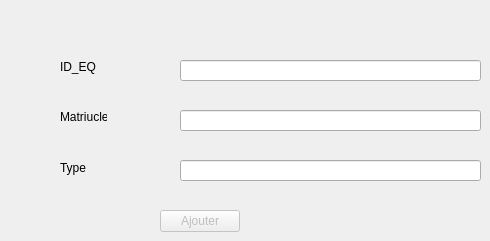
      <widget class="QWidget" name="tab_15">
       <attribute name="title">
        <string>Ajout</string>
       </attribute>
       <widget class="QLabel" name="label_6">
        <property name="geometry">
         <rect>
          <x>60</x>
          <y>110</y>
          <width>47</width>
          <height>14</height>
         </rect>
        </property>
        <property name="text">
         <string>Matriucle</string>
        </property>
       </widget>
       <widget class="QLabel" name="label_7">
        <property name="geometry">
         <rect>
          <x>60</x>
          <y>160</y>
          <width>101</width>
          <height>16</height>
         </rect>
        </property>
        <property name="text">
         <string>Type</string>
        </property>
       </widget>
       <widget class="QLineEdit" name="Matricule_eq_edit">
        <property name="geometry">
         <rect>
          <x>180</x>
          <y>110</y>
          <width>301</width>
          <height>21</height>
         </rect>
        </property>
       </widget>
       <widget class="QLineEdit" name="type_edit">
        <property name="geometry">
         <rect>
          <x>180</x>
          <y>160</y>
          <width>301</width>
          <height>21</height>
         </rect>
        </property>
       </widget>
       <widget class="QPushButton" name="ajouter_equipement">
        <property name="enabled">
         <bool>false</bool>
        </property>
        <property name="geometry">
         <rect>
          <x>160</x>
          <y>210</y>
          <width>80</width>
          <height>22</height>
         </rect>
        </property>
        <property name="text">
         <string>Ajouter</string>
        </property>
       </widget>
       <widget class="QLabel" name="label_5">
        <property name="geometry">
         <rect>
          <x>60</x>
          <y>60</y>
          <width>47</width>
          <height>14</height>
         </rect>
        </property>
        <property name="text">
         <string>ID_EQ</string>
        </property>
       </widget>
       <widget class="QLineEdit" name="id_eq_edit">
        <property name="geometry">
         <rect>
          <x>180</x>
          <y>60</y>
          <width>301</width>
          <height>21</height>
         </rect>
        </property>
       </widget>
      </widget>
